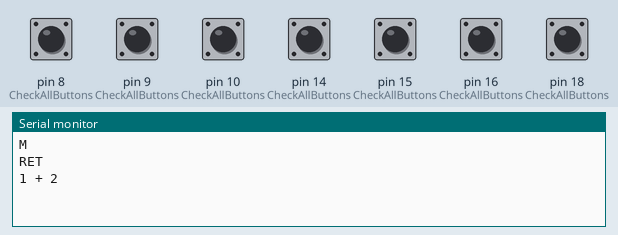
Recording of a sketch running on a simulated Arduino Leonardo, built with avr-gcc and run on an emulated ATmega32U4. Parts: the last lines printed to the serial monitor. The inputs (shaded band) are chosen by the test bench; at power-on: pin 8 (CheckAllButtons), pin 9 (CheckAllButtons), pin 10 (CheckAllButtons), pin 14 (CheckAllButtons), pin 15 (CheckAllButtons), pin 16 (CheckAllButtons), pin 18 (CheckAllButtons) HIGH. USB keyboard and mouse output is not drawn.

Above: at 1.2 s.
1.3 s: pin 8 (CheckAllButtons) pulled LOW for 0.15 s
At 2.6 s:
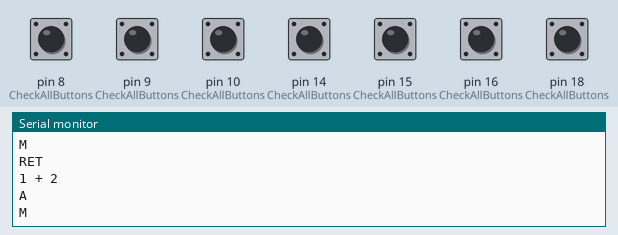
2.9 s: pin 9 (CheckAllButtons) pulled LOW for 0.15 s
At 3.13 s:
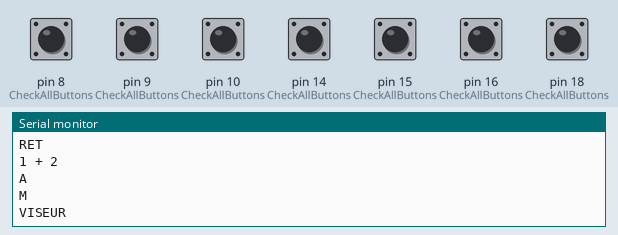
4.5 s: pin 10 (CheckAllButtons) pulled LOW for 0.15 s
At 4.73 s:
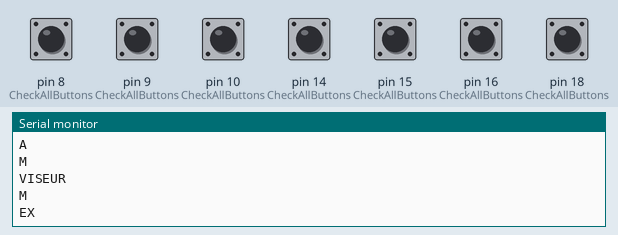
6.1 s: pin 14 (CheckAllButtons) pulled LOW for 0.15 s
At 7.4 s:
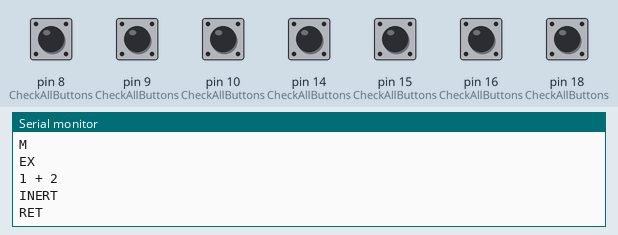
7.7 s: pin 15 (CheckAllButtons) pulled LOW for 0.15 s
At 7.93 s:
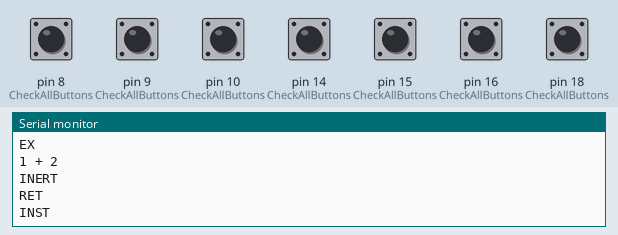
9.3 s: pin 16 (CheckAllButtons) pulled LOW for 0.15 s
At 9.53 s:
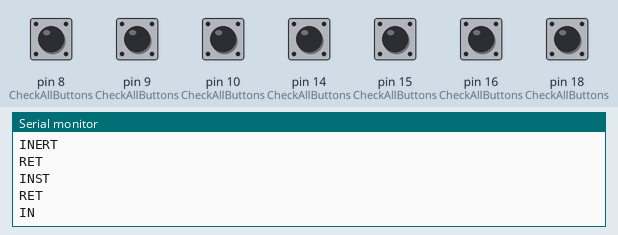

Measured:
- after the input at 1.3 s, the serial monitor: prints a new line after 0.10 s (image 1)
- after the input at 2.9 s, the serial monitor: prints a new line after 0.10 s (image 2)
- after the input at 4.5 s, the serial monitor: prints a new line after 0.10 s (image 3)
- after the input at 6.1 s, the serial monitor: prints a new line after 0.10 s (image 4)
- after the input at 7.7 s, the serial monitor: prints a new line after 0.10 s (image 5)
- after the input at 9.3 s, the serial monitor: prints a new line after 0.10 s (image 6)

The sketch:

F1_Arm_Ar1.ino
```cpp
#include <Keypad.h>
#include <Keyboard.h>

#define NUMROWS 2
#define NUMCOLS 4

//define the symbols on the buttons of the keypads
char keys[NUMROWS][NUMCOLS] = {
  {'1','2','3','4'},
  {'5','6','7','8'}
};

byte rowPins[NUMROWS] = {2,3}; //connect to the row pinouts of the keypad
byte colPins[NUMCOLS] = {4,5,6,7}; //connect to the column pinouts of the keypad

//initialize an instance of class NewKeypad
Keypad keypad = Keypad( makeKeymap(keys), rowPins, colPins, NUMROWS, NUMCOLS);

const int tempoApertoBotao = 100;
int lastButtonState[12] = { 0, 0, 0, 0, 0 ,0 ,0 ,0 ,0 ,0 ,0 ,0};

void setup() {
  Serial.begin(9600);
  //pinMode(0, INPUT_PULLUP);
  //pinMode(1, INPUT_PULLUP);
  pinMode(8, INPUT_PULLUP); // 3 w 01
  pinMode(9, INPUT_PULLUP); // 3 w 01
  pinMode(10, INPUT_PULLUP); // 3 w 02
  pinMode(16, INPUT_PULLUP); // 3 w 02
  pinMode(14, INPUT_PULLUP); // 2 w
  pinMode(15, INPUT_PULLUP); // 3 w 03
  pinMode(18, INPUT_PULLUP); // 3 w 03 (A0)
  //pinMode(A1, INPUT_PULLUP);
  //pinMode(A2, INPUT_PULLUP);
  //pinMode(A3, INPUT_PULLUP);
  Keyboard.begin();

}

void loop() {
  CheckAllButtons();
  tecladoKeypadMatrix();
  delay(0);
}


void CheckAllButtons(void) {

  int pin8 = !digitalRead(8); //
  int pin9 = !digitalRead(9); //
  int pin10 = !digitalRead(10); //
  int pin16 = !digitalRead(16); //
  int pin14 = !digitalRead(14); //
  int pin15 = !digitalRead(15); //
  int pin18 = !digitalRead(18); //

  int state01 = 0;
  int state02 = 1;
  int state03 = 2;
  int state04 = 3;
  int state05 = 4;
  int state06 = 5;
  int state07 = 6;
  int state08 = 7;
  int state09 = 8;
  int state10 = 9;

  //VISEUR
  if (pin8 == 1 && lastButtonState[state01] != pin8) {
    //Keyboard.press(KEY_LEFT_ALT);    //Keyboard.press('1');
    delay(tempoApertoBotao);
    Keyboard.releaseAll();
    Serial.println("A");
    lastButtonState[state01] = pin8;
    lastButtonState[state03] = 0;
  }else {
    lastButtonState[state01] = pin8;
  }
  if (pin9 == 1 && lastButtonState[state02] != pin9) {
    //Keyboard.press(KEY_LEFT_SHIFT);    //Keyboard.press('1');
    delay(tempoApertoBotao);
    Keyboard.releaseAll();
    Serial.println("VISEUR");
    lastButtonState[state02] = pin9;
    lastButtonState[state03] = 0;
  }else {
    lastButtonState[state02] = pin9;
  }
  if (pin9 == 0 && pin8 == 0 && lastButtonState[state03] != 1) {
    //Keyboard.press(KEY_LEFT_CTRL);    //Keyboard.press('1');
    delay(tempoApertoBotao);
    Keyboard.releaseAll();
    Serial.println("M");
    lastButtonState[state03] = 1;
  }

  if (pin18 == 1 && lastButtonState[state04] != pin18) {
    //Keyboard.press(KEY_LEFT_SHIFT);    //Keyboard.press('6');
    delay(tempoApertoBotao);
    Keyboard.releaseAll();
    Serial.println("CPC");
    lastButtonState[state04] = pin18;
  }else if (pin18 == 0 && lastButtonState[state04] != pin18){
    //Keyboard.press(KEY_LEFT_CTRL);    //Keyboard.press('6');
    delay(tempoApertoBotao);
    Keyboard.releaseAll();
    Serial.println("SALV");
    lastButtonState[state04] = pin18;
  }

  if (pin15 == 1 && lastButtonState[state05] != pin15) {
    //Keyboard.press(KEY_LEFT_SHIFT);    //Keyboard.press('7');
    delay(tempoApertoBotao);
    Keyboard.releaseAll();
    Serial.println("INST");
    lastButtonState[state05] = pin15;
    lastButtonState[state07] = 0;
  }else {
    lastButtonState[state05] = pin15;
  }
  if (pin14 == 1 && lastButtonState[state06] != pin14) {
    //Keyboard.press(KEY_LEFT_ALT);    //Keyboard.press('7');
    delay(tempoApertoBotao);
    Keyboard.releaseAll();
    Serial.println("INERT");
    lastButtonState[state06] = pin14;
    lastButtonState[state07] = 0;
  }else {
    lastButtonState[state06] = pin14;
  }
  if (pin15 == 0 && pin14 == 0 && lastButtonState[state07] != 1) {
    //Keyboard.press(KEY_LEFT_CTRL);    //Keyboard.press('7');
    delay(tempoApertoBotao);
    Keyboard.releaseAll();
    Serial.println("RET");
    lastButtonState[state07] = 1;
  }

  if (pin10 == 1 && lastButtonState[state08] != pin10) {
    //Keyboard.press(KEY_LEFT_SHIFT);    //Keyboard.press('2');
    delay(tempoApertoBotao);
    Keyboard.releaseAll();
    Serial.println("EX");
    lastButtonState[state08] = pin10;
    lastButtonState[state10] = 0;
  }else {
    lastButtonState[state08] = pin10;
  }
  if (pin16 == 1 && lastButtonState[state09] != pin16) {
    //Keyboard.press(KEY_LEFT_ALT);    //Keyboard.press('2');
    delay(tempoApertoBotao);
    Keyboard.releaseAll();
    Serial.println("IN");
    lastButtonState[state09] = pin16;
    lastButtonState[state10] = 0;
  }else {
    lastButtonState[state09] = pin16;
  }
  if (pin10 == 0 && pin16 == 0 && lastButtonState[state10] != 1) {
    //Keyboard.press(KEY_LEFT_CTRL);    //Keyboard.press('2');
    delay(tempoApertoBotao);
    Keyboard.releaseAll();
    Serial.println("1 + 2");
    lastButtonState[state10] = 1;
  }

}

//4 3 2 1
//8 7 6 5
void tecladoKeypadMatrix(void) {
  char key = keypad.getKey(); //KEY_SPACE   KEY_LEFT_GUI

  //Arms buttons
  if (key == '4'){ //EXT G
    Serial.println("EXT G");
    //Keyboard.press(KEY_RIGHT_CTRL); //Keyboard.press('4');
    delay(tempoApertoBotao);
    Keyboard.releaseAll();
  }
  if (key == '3'){ //MG FUS
    Serial.println("MG FUS");
    //Keyboard.press(KEY_RIGHT_CTRL); //Keyboard.press('3');
    delay(tempoApertoBotao);
    Keyboard.releaseAll();
  }
  if (key == '2'){  //CAN A
    Serial.println("CAN A");
    //Keyboard.press(KEY_RIGHT_CTRL); //Keyboard.press('2');
    delay(tempoApertoBotao);
    Keyboard.releaseAll();
  }
  if (key == '1'){ //BOMB VOIL
    Serial.println("BOMB VOIL");
    //Keyboard.press(KEY_RIGHT_CTRL); //Keyboard.press('1');
    delay(tempoApertoBotao);
    Keyboard.releaseAll();
  }
  if (key == '8'){ //EXT D
    Serial.println("EXT D");
    //Keyboard.press(KEY_RIGHT_CTRL); //Keyboard.press(KEY_RIGHT_SHIFT); //Keyboard.press('8');
    delay(tempoApertoBotao);
    Keyboard.releaseAll();
  }
  if (key == '7'){ //MD
    Serial.println("MD");
    //Keyboard.press(KEY_RIGHT_CTRL); //Keyboard.press(KEY_RIGHT_SHIFT); //Keyboard.press('7');
    delay(tempoApertoBotao);
    Keyboard.releaseAll();
  }
  if (key == '6'){  //CAN S ROQ
    Serial.println("CAN S ROQ");
    //Keyboard.press(KEY_RIGHT_CTRL); //Keyboard.press('6');
    delay(tempoApertoBotao);
    Keyboard.releaseAll();
  }
  if (key == '5'){ //BOMB FUS
    Serial.println("BOMB FUS");
    //Keyboard.press(KEY_RIGHT_CTRL); //Keyboard.press('5');
    delay(tempoApertoBotao);
    Keyboard.releaseAll();
  }
}
```
